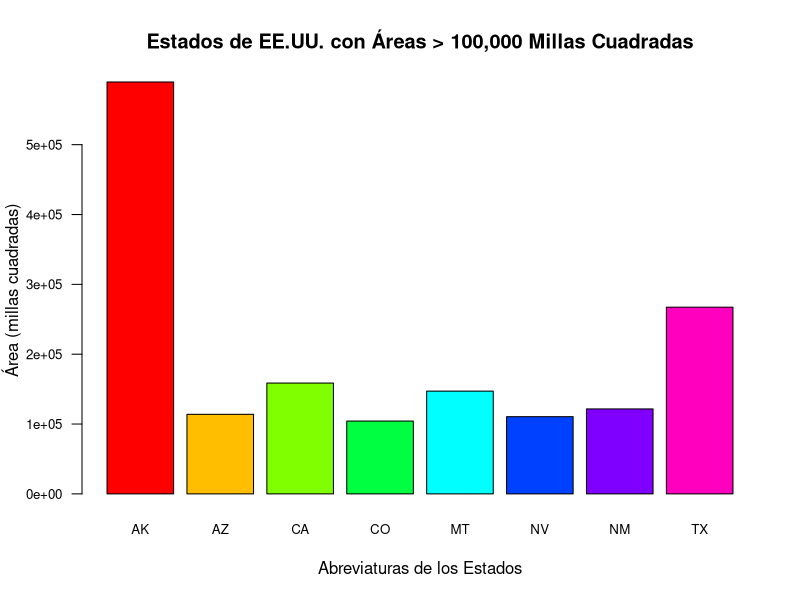
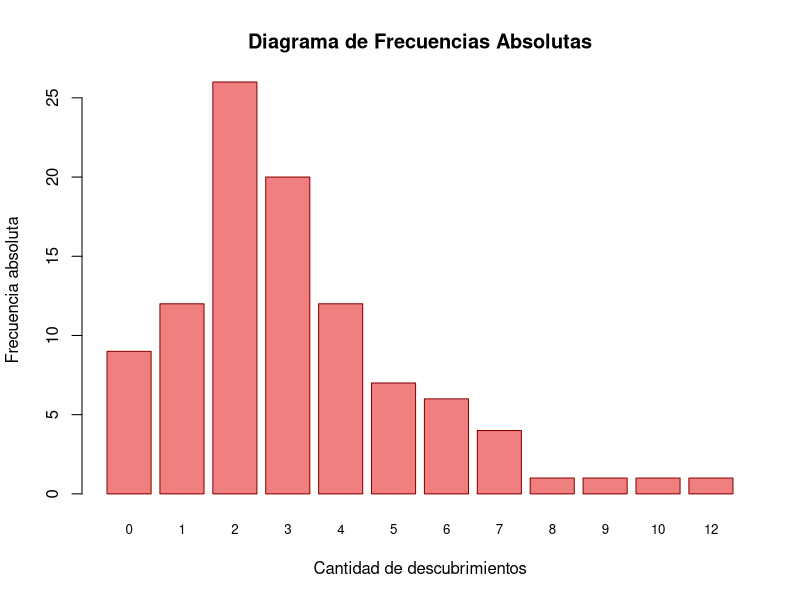
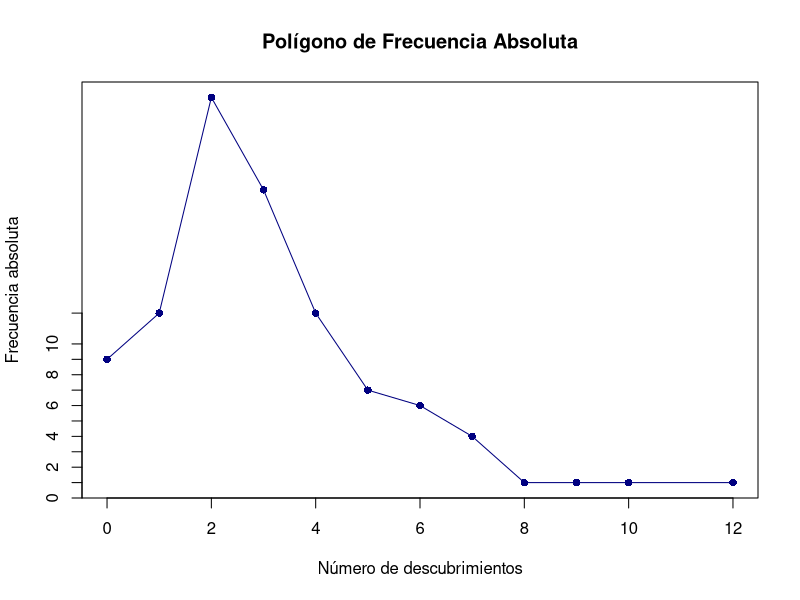
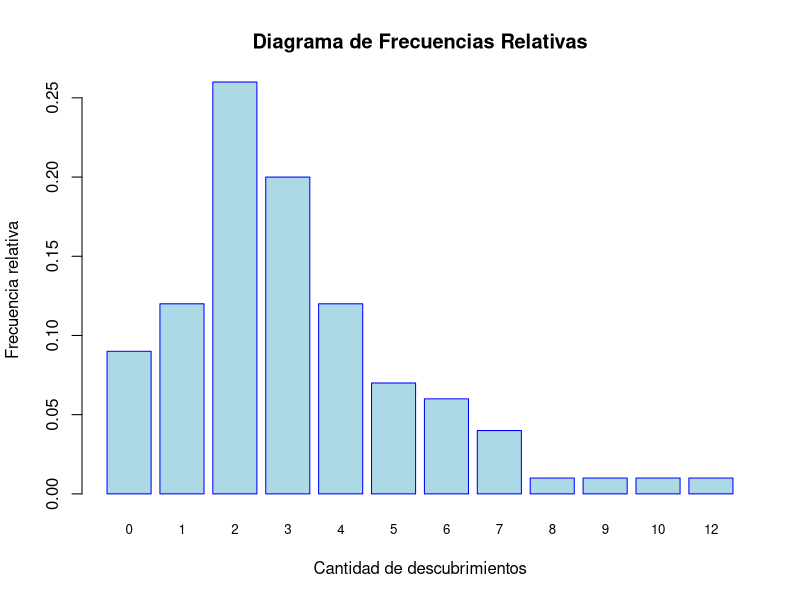
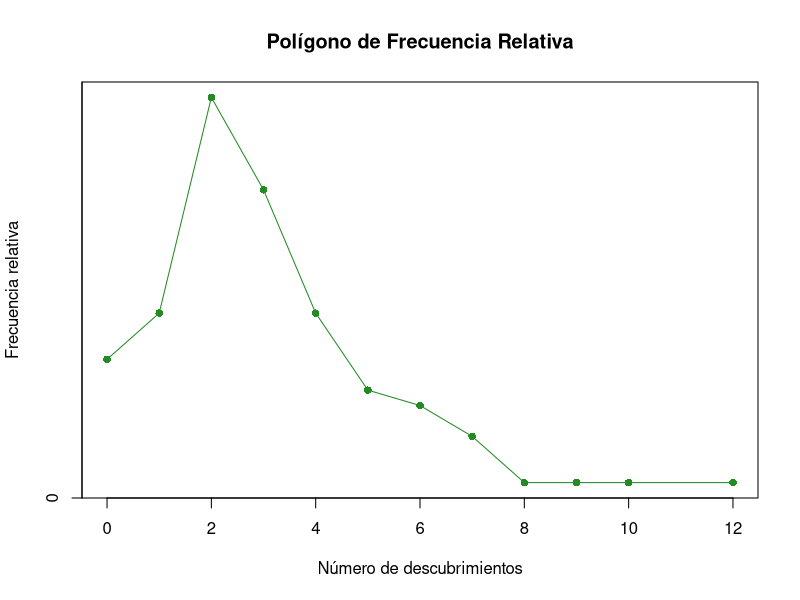
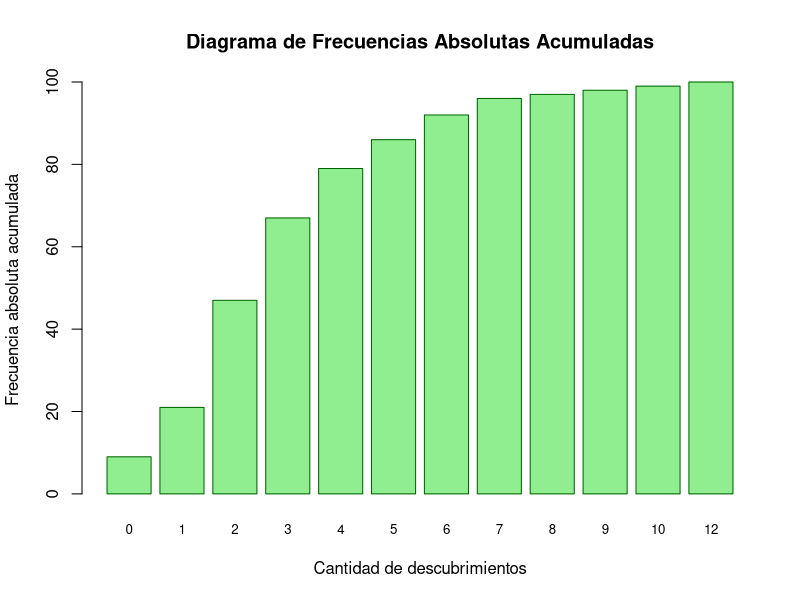
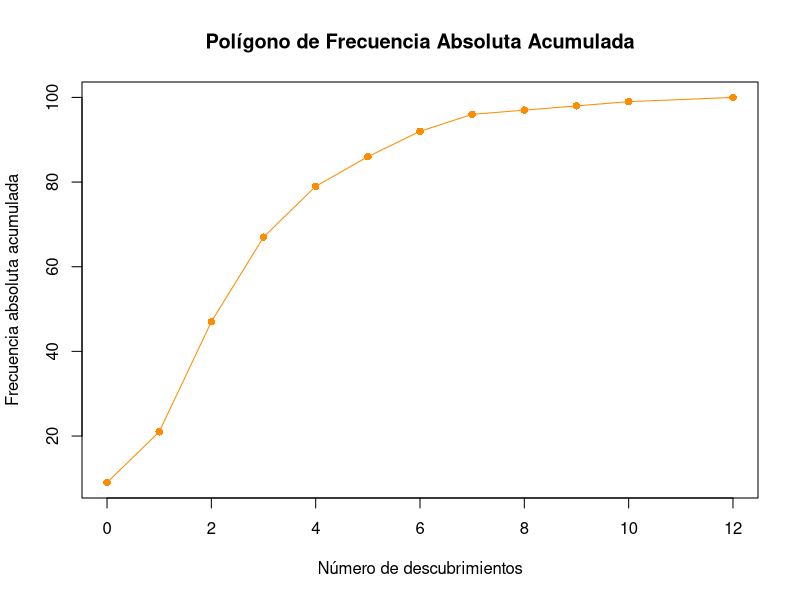
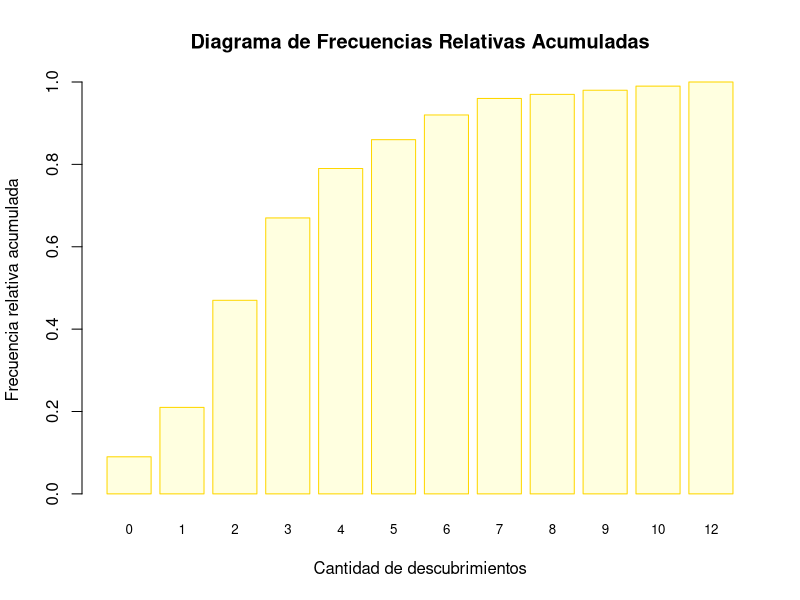

Here is the R script that generated these plots, in order:
# =======================
# Análisis y Visualización de Datos en R
# =======================

# =======================
# Actividad: Representación de estados con área > 100000
# =======================
estados_filtrados <- state.abb[state.area > 100000]
areas_filtradas <- state.area[state.area > 100000]

barplot(
  areas_filtradas,
  names.arg = estados_filtrados,
  xlab = "Abreviaturas de los Estados",
  ylab = "Área (millas cuadradas)",
  main = "Estados de EE.UU. con Áreas > 100,000 Millas Cuadradas",
  col = rainbow(length(areas_filtradas)),
  border = "black",
  horiz = FALSE,
  cex.names = 0.8,
  cex.axis = 0.8,
  las = 1
)

# =======================
# Actividad: Dataset 'discoveries'
# =======================
data("discoveries")

# Frecuencias
frecuencias_absolutas <- table(discoveries)
frecuencias_relativas <- frecuencias_absolutas / sum(frecuencias_absolutas)
frecuencias_absolutas_acum <- cumsum(frecuencias_absolutas)
frecuencias_relativas_acum <- cumsum(frecuencias_relativas)

# Diagramas de frecuencias
barplot(
  frecuencias_absolutas,
  xlab = "Cantidad de descubrimientos",
  ylab = "Frecuencia absoluta",
  main = "Diagrama de Frecuencias Absolutas",
  col = "lightcoral",
  border = "darkred",
  cex.names = 0.8
)

plot(
  as.numeric(names(frecuencias_absolutas)), frecuencias_absolutas,
  type = "o", col = "navy", pch = 16,
  xlab = "Número de descubrimientos",
  ylab = "Frecuencia absoluta",
  main = "Polígono de Frecuencia Absoluta"
)

barplot(
  frecuencias_relativas,
  xlab = "Cantidad de descubrimientos",
  ylab = "Frecuencia relativa",
  main = "Diagrama de Frecuencias Relativas",
  col = "lightblue",
  border = "blue",
  cex.names = 0.8
)

plot(
  as.numeric(names(frecuencias_relativas)), frecuencias_relativas,
  type = "o", col = "forestgreen", pch = 16,
  xlab = "Número de descubrimientos",
  ylab = "Frecuencia relativa",
  main = "Polígono de Frecuencia Relativa"
)

barplot(
  frecuencias_absolutas_acum,
  xlab = "Cantidad de descubrimientos",
  ylab = "Frecuencia absoluta acumulada",
  main = "Diagrama de Frecuencias Absolutas Acumuladas",
  col = "lightgreen",
  border = "darkgreen",
  cex.names = 0.8
)

plot(
  as.numeric(names(frecuencias_absolutas_acum)), frecuencias_absolutas_acum,
  type = "o", col = "darkorange", pch = 16,
  xlab = "Número de descubrimientos",
  ylab = "Frecuencia absoluta acumulada",
  main = "Polígono de Frecuencia Absoluta Acumulada"
)

barplot(
  frecuencias_relativas_acum,
  xlab = "Cantidad de descubrimientos",
  ylab = "Frecuencia relativa acumulada",
  main = "Diagrama de Frecuencias Relativas Acumuladas",
  col = "lightyellow",
  border = "gold",
  cex.names = 0.8
)

plot(
  as.numeric(names(frecuencias_relativas_acum)), frecuencias_relativas_acum,
  type = "o", col = "orange", pch = 16,
  xlab = "Número de descubrimientos",
  ylab = "Frecuencia relativa acumulada",
  main = "Polígono de Frecuencia Relativa Acumulada"
)

# =======================
# Actividad: Ventas en España (diagramas simples)
# =======================
ventas <- c(345.3, 452.1, 395.6)
names(ventas) <- c("Pedro", "Juan", "Maria")

barplot(ventas, main = "Ventas España", ylab = "Miles de euros")
pie(ventas, main = "Ventas España")
dotchart(ventas, main = "Ventas España", xlab = "Miles de euros")

# =======================
# Actividad: Análisis Estadístico del Dataset 'discoveries'
# =======================

# Ordenar los datos
datos_ordenados <- sort(discoveries)
print(datos_ordenados)

# Instalar y cargar el paquete para calcular la moda
if (!require(modeest)) install.packages("modeest")
library(modeest)

# Calcular la moda con la función mfv (Most Frequent Value)
moda_mfv <- mfv(discoveries)
print(moda_mfv)

# Crear histograma personalizado
hist(
  discoveries,
  main = "Histograma de Discoveries (1860–1959)",
  xlab = "Número de descubrimientos",
  ylab = "Frecuencia",
  col = "skyblue",
  border = "black"
)
